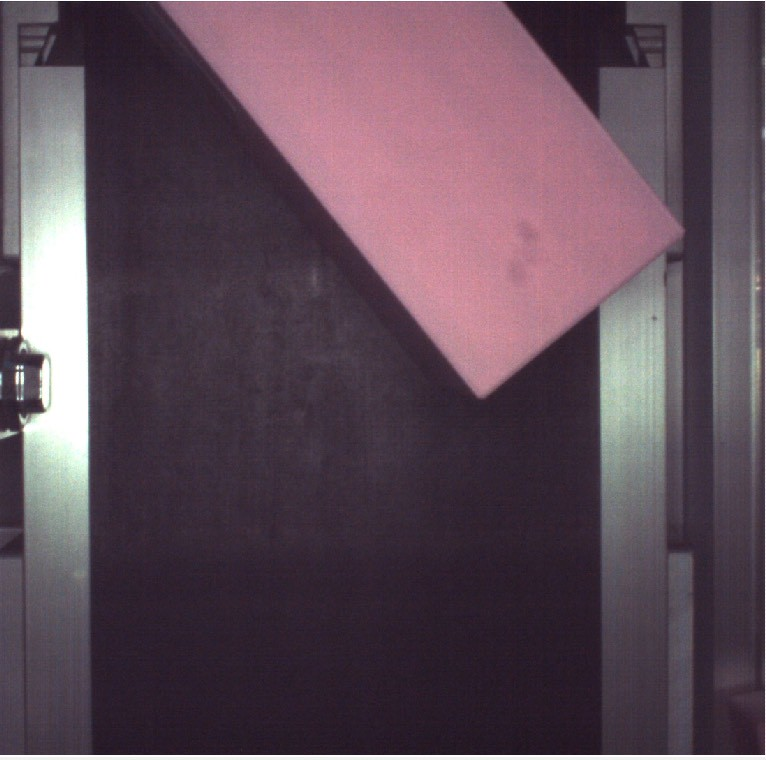
#> input picture Image/LINE_ALBUM_box box_260324_1.jpg, 766 x 760 px
$ python -i pipeline.py   (imports and definitions only)
#> lines starting #> are read from the running program, lines starting #| are printed output that depends on the picture
import math
import socket
import time
import os
from enum import Enum
from pathlib import Path

import cv2
import matplotlib.pyplot as plt
import numpy as np
from rtde_receive import RTDEReceiveInterface

# ── Parameters ────────────────────────────────────────────────────────────────

blur_kernel       = (5, 5)
canny_low         = 10
canny_high        = 100

hough_threshold_1 = 25
hough_min_len_1   = 60
hough_gap_1       = 20

hough_threshold_2 = 20
hough_min_len_2   = 40
hough_gap_2       = 30

perp_tolerance    = 0.5
corner_proximity  = 20
border_margin     = 0.05

# ── Geometry helpers ──────────────────────────────────────────────────────────

def points_close(p1, p2, threshold=20):
    return np.hypot(p1[0]-p2[0], p1[1]-p2[1]) < threshold

def line_intersection(line1, line2):
    x1, y1, x2, y2 = line1
    x3, y3, x4, y4 = line2
    denom = (x1-x2)*(y3-y4) - (y1-y2)*(x3-x4)
    if abs(denom) < 1e-6:
        return None
    t = ((x1-x3)*(y3-y4) - (y1-y3)*(x3-x4)) / denom
    return (x1 + t*(x2-x1), y1 + t*(y2-y1))

def _is_border_line(x1, y1, x2, y2, img_height, img_width):
    return (
        (y1 > img_height*(1-border_margin) and y2 > img_height*(1-border_margin)) or
        (y1 < img_height*border_margin      and y2 < img_height*border_margin)      or
        (x1 < img_width*border_margin       and x2 < img_width*border_margin)       or
        (x1 > img_width*(1-border_margin)   and x2 > img_width*(1-border_margin))
    )

# ── Detection pipeline ────────────────────────────────────────────────────────

def detect_edges(img):
    gray    = cv2.cvtColor(img, cv2.COLOR_BGR2GRAY)
    blurred = cv2.GaussianBlur(gray, blur_kernel, 0)
    return cv2.Canny(blurred, canny_low, canny_high, apertureSize=3)

def detect_lines(edges):
    lines = cv2.HoughLinesP(
        edges, 1, np.pi/180,
        threshold=hough_threshold_1,
        minLineLength=hough_min_len_1,
        maxLineGap=hough_gap_1
    )
    if lines is None or len(lines) == 0:
        lines = cv2.HoughLinesP(
            edges, 1, np.pi/180,
            threshold=hough_threshold_2,
            minLineLength=hough_min_len_2,
            maxLineGap=hough_gap_2
        )
    return lines

def merge_parallel_connected_lines(line, lines, angle_tol=2, proximity=50):
    lx1, ly1, lx2, ly2 = line
    line_angle = np.arctan2(ly2-ly1, lx2-lx1)
    endpoints  = [(lx1, ly1), (lx2, ly2)]
    all_points = [(lx1, ly1), (lx2, ly2)]

    for candidate in lines:
        cx1, cy1, cx2, cy2 = candidate[0]

        if cx1 == lx1 and cy1 == ly1 and cx2 == lx2 and cy2 == ly2:
            continue

        cand_angle = np.arctan2(cy2-cy1, cx2-cx1)
        angle_diff = abs(np.degrees(cand_angle - line_angle)) % 180
        angle_diff = min(angle_diff, 180 - angle_diff)

        if angle_diff > angle_tol:
            continue

        for ep in endpoints:
            if points_close((cx1, cy1), ep, proximity) or points_close((cx2, cy2), ep, proximity):
                all_points.append((cx1, cy1))
                all_points.append((cx2, cy2))
                break

    if len(all_points) > 2:
        all_points = np.array(all_points)
        dx = np.cos(line_angle)
        dy = np.sin(line_angle)
        projections = [p[0]*dx + p[1]*dy for p in all_points]
        p_min = all_points[np.argmin(projections)]
        p_max = all_points[np.argmax(projections)]
        return (int(p_min[0]), int(p_min[1]), int(p_max[0]), int(p_max[1]))

    return line

def find_best_pair(lines, img_height, img_width):
    best_pair, best_score = None, -1

    for i, line_a in enumerate(lines):
        ax1, ay1, ax2, ay2 = line_a[0]
        if _is_border_line(ax1, ay1, ax2, ay2, img_height, img_width):
            continue
        len_a   = np.hypot(ax2-ax1, ay2-ay1)
        angle_a = np.arctan2(ay2-ay1, ax2-ax1)

        for line_b in lines[i+1:]:
            bx1, by1, bx2, by2 = line_b[0]
            if _is_border_line(bx1, by1, bx2, by2, img_height, img_width):
                continue
            len_b   = np.hypot(bx2-bx1, by2-by1)
            angle_b = np.arctan2(by2-by1, bx2-bx1)

            angle_diff = abs(np.degrees(angle_a - angle_b)) % 180
            angle_diff = min(angle_diff, 180 - angle_diff)
            if abs(angle_diff - 90) > perp_tolerance:
                continue

            ep_pairs = [
                ((ax1, ay1), (bx1, by1)),
                ((ax1, ay1), (bx2, by2)),
                ((ax2, ay2), (bx1, by1)),
                ((ax2, ay2), (bx2, by2)),
            ]
            min_dist = min(np.hypot(p[0]-q[0], p[1]-q[1]) for p, q in ep_pairs)

            if min_dist > corner_proximity * 6:
                continue

            score = (len_a + len_b) / (1 + min_dist)
            if score > best_score:
                best_score = score
                best_pair  = (tuple(line_a[0]), tuple(line_b[0]))

    return best_pair

def detect(img_path_or_array, visualize=False, verbose=False):
#> called with img_path_or_array = 'Image/LINE_ALBUM_box box_260324_1.jpg', visualize = False, verbose = False
    img = cv2.imread(img_path_or_array) if isinstance(img_path_or_array, str) else img_path_or_array
#> img is the input picture: shape (760, 766, 3); mean B, G, R 87.3, 75.5, 94.2
    if img is None:
        if verbose: print("ERROR: Could not load image!")
        return None

    img_height, img_width = img.shape[:2]
    edges = detect_edges(img)
#> in detect_edges, `gray    = cv2.cvtColor(img, cv2.COLOR_BGR2GRAY)`:
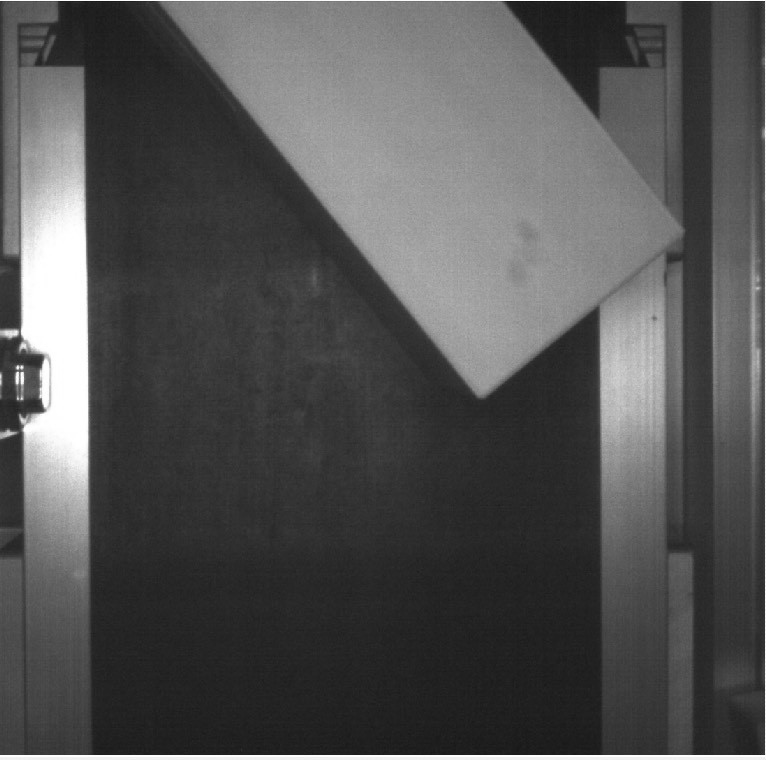
#> gray: shape (760, 766); min 19, max 255, mean 82.5
#> in detect_edges, `return cv2.Canny(blurred, canny_low, canny_high, apertureSize=3)`:
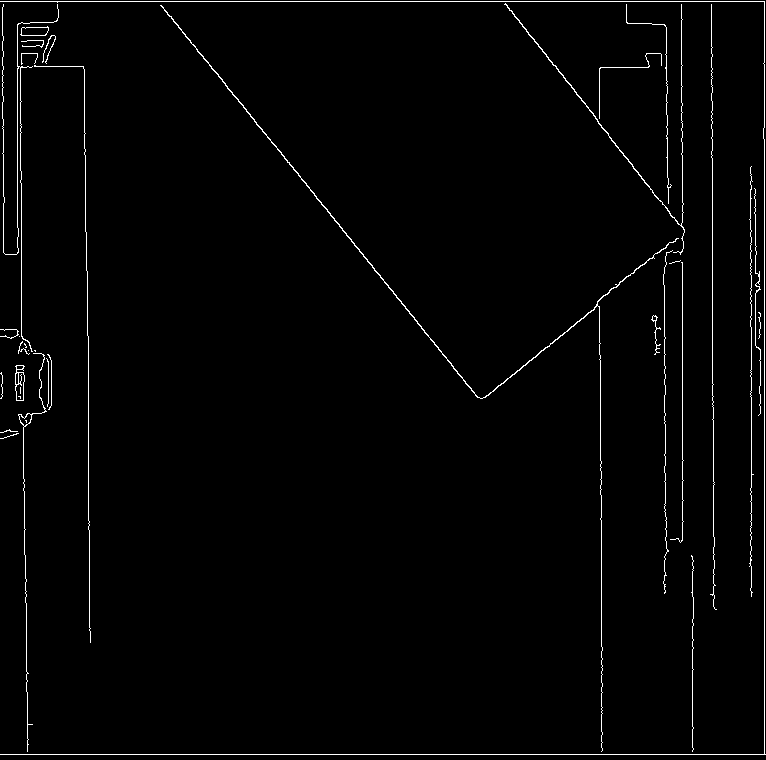
#> returned value: shape (760, 766); 1.7% white in thin lines or dots
    lines = detect_lines(edges)
#> in detect_lines, `lines = cv2.HoughLinesP( edges, 1, np.pi/180, threshold=hough_threshol..`: lines = 46 rows, first 6: [0, 754, 765, 754], [0, 1, 764, 1], [764, 753, 764, 2], [161, 5, 478, 397], [682, 540, 682, 65], [23, 447, 28, 744]

    if lines is None or len(lines) == 0:
        if verbose: print("ERROR: No lines detected!")
        return None

    pair = find_best_pair(lines, img_height, img_width)
#> the loop in find_best_pair, `for i, line_a in enumerate(lines):` made 46 passes
#> (ax1, ay1, ax2, ay2, len_a, angle_a) on passes 4, 5, 7, 9, 11, 12, 15, 16: (161, 5, 478, 397, 504.1, 0.891), (682, 540, 682, 65, 475, -1.57), (712, 419, 712, 47, 372, -1.57), (601, 751, 601, 461, 290, -1.57), (505, 3, 684, 232, 290.7, 0.907), (84, 91, 85, 204, 113, 1.56), (713, 606, 713, 384, 222, -1.57), (507, 5, 684, 231, 287.1, 0.906)
#> after the loop in find_best_pair, `for i, line_a in enumerate(lines):`: best_pair = ((161, 5, 478, 397), (485, 397, 560, 336)); best_score = 75.1
#> pair = ((161, 5, 478, 397), (485, 397, 560, 336))
    if pair is None:
        if verbose: print("ERROR: No perpendicular corner pair found!")
        return None

    best_line, best_perp_line = pair
#> best_line = (161, 5, 478, 397); best_perp_line = (485, 397, 560, 336)
    best_line      = merge_parallel_connected_lines(best_line,      lines)
#> in merge_parallel_connected_lines, `lx1, ly1, lx2, ly2 = line`: lx1 = 161; ly1 = 5; lx2 = 478; ly2 = 397
#> in merge_parallel_connected_lines, `line_angle = np.arctan2(ly2-ly1, lx2-lx1)`: line_angle = 0.891
#> in merge_parallel_connected_lines, `endpoints  = [(lx1, ly1), (lx2, ly2)]`: endpoints = [(161, 5), (478, 397)]
#> the loop in merge_parallel_connected_lines, `for candidate in lines:` made 46 passes
#> (cx1, cy1, cx2, cy2, cand_angle, angle_diff) on passes 1, 2, 3, 5, 6, 7, 8, 9: (0, 754, 765, 754, 0, 51.04), (0, 1, 764, 1, 0, 51.04), (764, 753, 764, 2, -1.57, 38.96), (682, 540, 682, 65, -1.57, 38.96), (23, 447, 28, 744, 1.55, 38), (712, 419, 712, 47, -1.57, 38.96), (751, 596, 751, 230, -1.57, 38.96), (601, 751, 601, 461, -1.57, 38.96)
#> after the loop in merge_parallel_connected_lines, `for candidate in lines:`: all_points = [(161, 5), (478, 397), (160, 5), (477, 397), (163, 7), (414, 317)]
#> in merge_parallel_connected_lines, `all_points = np.array(all_points)`: all_points = [[161, 5], [478, 397], [160, 5], [477, 397], [163, 7], [414, 317]]
#> in merge_parallel_connected_lines, `dx = np.cos(line_angle)`: dx = 0.629
#> in merge_parallel_connected_lines, `dy = np.sin(line_angle)`: dy = 0.778
#> in merge_parallel_connected_lines, `projections = [p[0]*dx + p[1]*dy for p in all_points]`: projections = [105.1, 609.3, 104.5, 608.6, 107.9, 506.8]
#> in merge_parallel_connected_lines, `p_min = all_points[np.argmin(projections)]`: p_min = [160, 5]
#> in merge_parallel_connected_lines, `p_max = all_points[np.argmax(projections)]`: p_max = [478, 397]
#> best_line = (160, 5, 478, 397)
    best_perp_line = merge_parallel_connected_lines(best_perp_line, lines)
#> the loop in merge_parallel_connected_lines (call 2), `for candidate in lines:` made 46 passes
#> candidate on passes 16 to 23: [[507, 5, 684, 231]], [[755, 345, 755, 189]], [[88, 529, 88, 336]], [[2, 128, 2, 7]], [[664, 423, 664, 248]], [[750, 326, 750, 167]], [[692, 751, 692, 619]], [[681, 154, 681, 4]]

    x1,  y1,  x2,  y2  = best_line
    px1, py1, px2, py2 = best_perp_line
    corner = line_intersection(best_line, best_perp_line)

    if corner is None:
        return None

    corner_x, corner_y = corner
    edge1_mid_x, edge1_mid_y = (x1+x2)/2,   (y1+y2)/2
    edge2_mid_x, edge2_mid_y = (px1+px2)/2, (py1+py2)/2
    dist1 = np.hypot(edge1_mid_x-corner_x, edge1_mid_y-corner_y)
    dist2 = np.hypot(edge2_mid_x-corner_x, edge2_mid_y-corner_y)

    dir1_x = (edge1_mid_x-corner_x) / dist1 if dist1 > 0 else 0
    dir1_y = (edge1_mid_y-corner_y) / dist1 if dist1 > 0 else 0
    dir2_x = (edge2_mid_x-corner_x) / dist2 if dist2 > 0 else 0
    dir2_y = (edge2_mid_y-corner_y) / dist2 if dist2 > 0 else 0

    center_x = corner_x + dir1_x*dist1 + dir2_x*dist2
    center_y = corner_y + dir1_y*dist1 + dir2_y*dist2

    edge1_length = np.hypot(x2-x1,   y2-y1)
    edge2_length = np.hypot(px2-px1, py2-py1)
    edge_ratio   = max(edge1_length, edge2_length) / min(edge1_length, edge2_length)
    box_state    = 'stand' if edge_ratio > 1.35 else 'lie'
    angle_deg    = -np.degrees(np.arctan2(y2-y1, x2-x1)) if edge1_length < edge2_length else -np.degrees(np.arctan2(py2-py1, px2-px1))

    result = {
        'corner':       (corner_x, corner_y),
        'center':       (center_x, center_y),
        'orientation':  angle_deg,
        'edge1_length': edge1_length,
        'edge2_length': edge2_length,
        'best_line':    best_line,
        'perp_line':    best_perp_line,
        'img':          img,
        'all_lines':    lines,
        'box_state':    box_state,
    }

    if visualize:
        visualize_result(result)

    return result

# [41 lines left out: function visualize_result, not called in this run]

# ── Robot Control Class ───────────────────────────────────────────────────────

class arm:
    # [34 lines left out: function __init__, not called in this run]

    def go_to_start(self):
        self.move_abs(self.cam_read_pose[0], self.cam_read_pose[1], self.cam_read_pose[2], self.cam_read_rot[0], self.cam_read_rot[1], self.cam_read_rot[2])

    def connect(self)->None:
        self.g = self._wait_for_connection(self.gripper_ip, self.gripper_port)
        self.r = self._wait_for_connection(self.robot_ip, self.robot_port)

        # NOTE: Uncomment these two lines if you are connecting to your vision PC via Socket!
        # If you are running the `detect` logic locally on the same PC, leave them commented.
        # self.v = socket.socket(socket.AF_INET, socket.SOCK_STREAM)
        # self.v.connect((self.vision_ip, self.vision_port))

    # [113 lines left out: functions test_connection, disconnect, _wait_for_connection, move_rel, move_abs, _read_actual_tcp_pose and 1 more, not called in this run]

    def gripper_open(self):
        self.g.send(b'SET POS 0\n')

    def gripper_close(self):
        self.g.send(b'SET POS 255\n')

    # [58 lines left out: functions gripped, set_motion_params, hover_and_catch, not called in this run]


# ── Main State Machine Pipeline ───────────────────────────────────────────────

class RobotState(Enum):
    START = 0
    STATE_1 = 1     # Camera Read Position & Detection
    STATE_2 = 2     # Hover on box position
    GRAB = 3        # Attempt Grab
    STATE_3 = 4     # Success / Done
    STATE_4 = 5     # Search / Recover (Left/Right)

# [110 lines left out: function main_pipeline, not called in this run]

# ── Entry Point ───────────────────────────────────────────────────────────────

# [2 lines not run here, left out]

>>> result = detect('Image/LINE_ALBUM_box box_260324_1.jpg')

$ run again, on Image/LINE_ALBUM_box box_260324_2.jpg
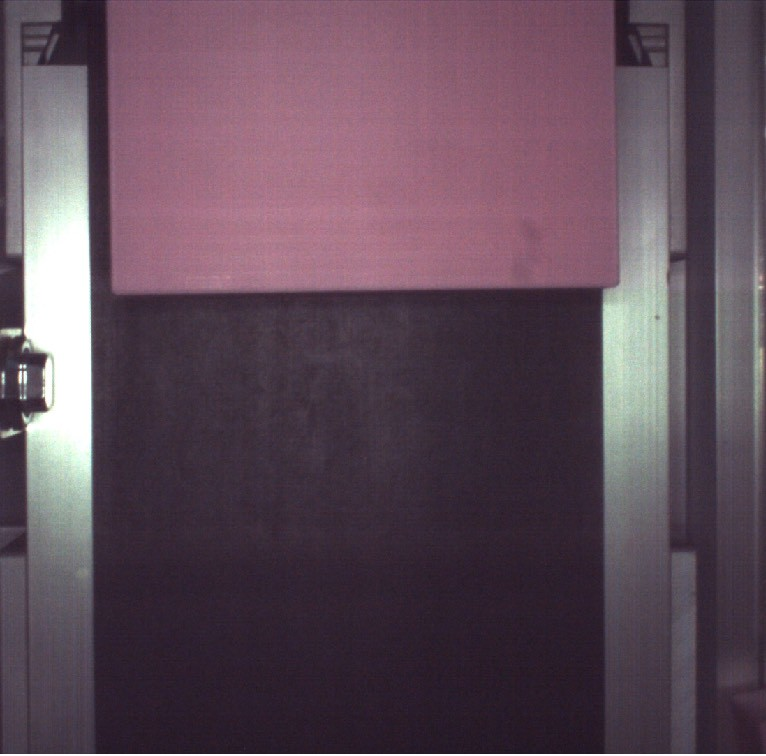
#> input picture Image/LINE_ALBUM_box box_260324_2.jpg, 766 x 756 px
#> in detect, img is the input picture: shape (756, 766, 3); mean B, G, R 88.7, 75.9, 95.2
#> in detect_edges, `gray    = cv2.cvtColor(img, cv2.COLOR_BGR2GRAY)`:
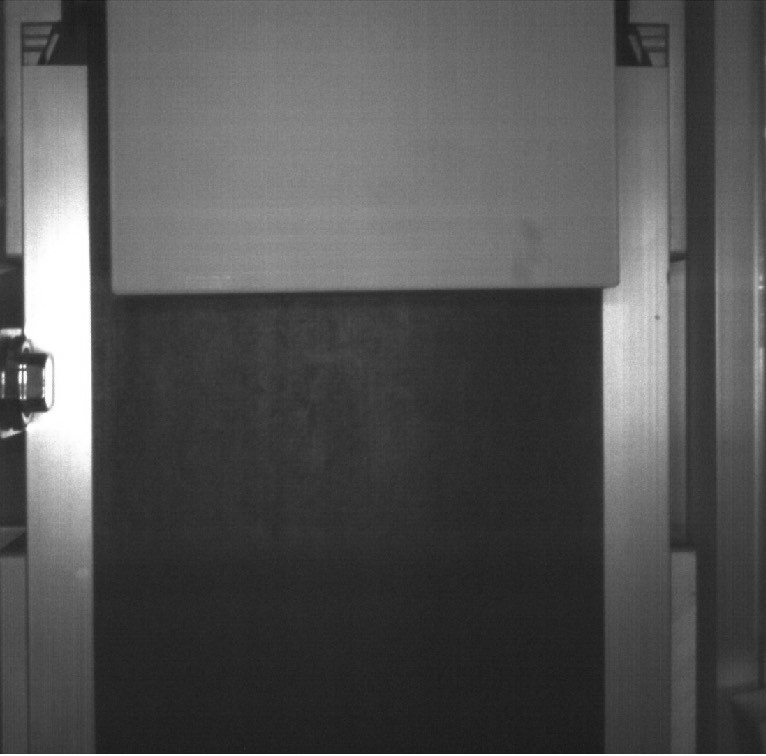
#> gray: shape (756, 766); min 22, max 255, mean 83.1
#> in detect_edges, `return cv2.Canny(blurred, canny_low, canny_high, apertureSize=3)`:
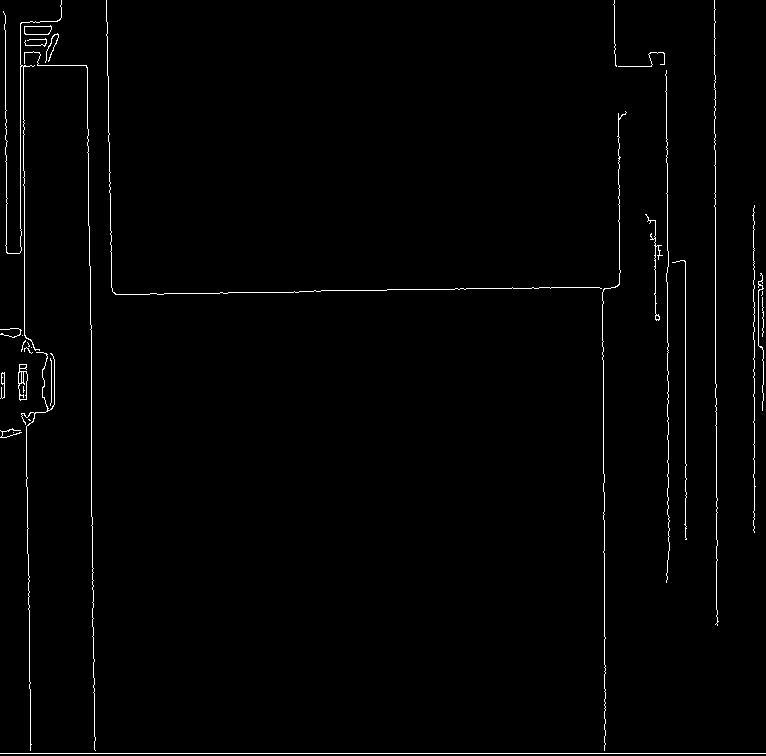
#> returned value: shape (756, 766); 1.3% white in thin lines or dots
#> in detect_lines, `lines = cv2.HoughLinesP( edges, 1, np.pi/180, threshold=hough_threshol..`: lines = 38 rows, first 6: [0, 753, 765, 753], [685, 539, 685, 261], [24, 328, 31, 744], [754, 532, 754, 205], [715, 425, 715, 9], [667, 514, 667, 139]
#> the loop in find_best_pair, `for i, line_a in enumerate(lines):` made 38 passes
#> (ax1, ay1, ax2, ay2, len_a, angle_a) on passes 2, 5, 6, 7, 8, 10, 11, 12: (685, 539, 685, 261, 278, -1.57), (715, 425, 715, 9, 416, -1.57), (667, 514, 667, 139, 375, -1.57), (87, 95, 91, 381, 286, 1.56), (604, 750, 604, 474, 276, -1.57), (106, 0, 111, 287, 287, 1.55), (127, 294, 320, 291, 193, -0.0155), (91, 478, 94, 706, 228, 1.56)
#> after the loop in find_best_pair, `for i, line_a in enumerate(lines):`: best_pair = ((619, 284, 619, 118), (512, 287, 615, 287)); best_score = 44.83
#> pair = ((619, 284, 619, 118), (512, 287, 615, 287))
#> in detect, `best_line, best_perp_line = pair`: best_line = (619, 284, 619, 118); best_perp_line = (512, 287, 615, 287)
#> lx1 = 619; ly1 = 284; lx2 = 619; ly2 = 118
#> line_angle = -1.57
#> endpoints = [(619, 284), (619, 118)]
#> the loop in merge_parallel_connected_lines, `for candidate in lines:` made 38 passes
#> (cx1, cy1, cx2, cy2, cand_angle, angle_diff) on passes 1 to 8: (0, 753, 765, 753, 0, 90), (685, 539, 685, 261, -1.57, 0), (24, 328, 31, 744, 1.55, 0.964), (754, 532, 754, 205, -1.57, 0), (715, 425, 715, 9, -1.57, 0), (667, 514, 667, 139, -1.57, 0), (87, 95, 91, 381, 1.56, 0.801), (604, 750, 604, 474, -1.57, 0)
#> after the loop in merge_parallel_connected_lines, `for candidate in lines:`: all_points = [(619, 284), (619, 118), (618, 221), (618, 113), (602, 359), (602, 292)]
#> in merge_parallel_connected_lines, `all_points = np.array(all_points)`: all_points = [[619, 284], [619, 118], [618, 221], [618, 113], [602, 359], [602, 292]]
#> dx = 6.12e-17
#> dy = -1
#> projections = [-284, -118, -221, -113, -359, -292]
#> p_min = [602, 359]
#> p_max = [618, 113]
#> in detect, `best_line      = merge_parallel_connected_lines(best_line,      lines)`: best_line = (602, 359, 618, 113)
#> the loop in merge_parallel_connected_lines (call 2), `for candidate in lines:` made 38 passes
#> (cx1, cy1, cx2, cy2, cand_angle, angle_diff) on passes 1 to 8: (0, 753, 765, 753, 0, 0), (685, 539, 685, 261, -1.57, 90), (24, 328, 31, 744, 1.55, 89.04), (754, 532, 754, 205, -1.57, 90), (715, 425, 715, 9, -1.57, 90), (667, 514, 667, 139, -1.57, 90), (87, 95, 91, 381, 1.56, 89.2), (604, 750, 604, 474, -1.57, 90)
